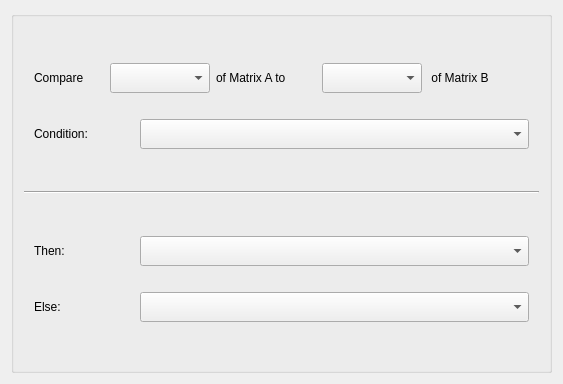
<?xml version="1.0" encoding="UTF-8"?>
<ui version="4.0">
 <class>ConditionalMatrixDialog</class>
 <widget class="QDialog" name="ConditionalMatrixDialog">
  <property name="geometry">
   <rect>
    <x>0</x>
    <y>0</y>
    <width>563</width>
    <height>384</height>
   </rect>
  </property>
  <property name="sizePolicy">
   <sizepolicy hsizetype="Preferred" vsizetype="Preferred">
    <horstretch>0</horstretch>
    <verstretch>0</verstretch>
   </sizepolicy>
  </property>
  <property name="minimumSize">
   <size>
    <width>560</width>
    <height>370</height>
   </size>
  </property>
  <property name="windowTitle">
   <string>Dialog</string>
  </property>
  <property name="windowOpacity">
   <double>1.000000000000000</double>
  </property>
  <layout class="QVBoxLayout" name="verticalLayout">
   <item>
    <widget class="QGroupBox" name="orderBox">
     <property name="sizePolicy">
      <sizepolicy hsizetype="Minimum" vsizetype="Minimum">
       <horstretch>0</horstretch>
       <verstretch>0</verstretch>
      </sizepolicy>
     </property>
     <property name="minimumSize">
      <size>
       <width>350</width>
       <height>100</height>
      </size>
     </property>
     <property name="layoutDirection">
      <enum>Qt::LeftToRight</enum>
     </property>
     <property name="alignment">
      <set>Qt::AlignLeading|Qt::AlignLeft|Qt::AlignVCenter</set>
     </property>
     <layout class="QVBoxLayout" name="verticalLayout_3">
      <property name="leftMargin">
       <number>10</number>
      </property>
      <property name="topMargin">
       <number>10</number>
      </property>
      <property name="rightMargin">
       <number>10</number>
      </property>
      <property name="bottomMargin">
       <number>10</number>
      </property>
      <item>
       <layout class="QVBoxLayout" name="Inputlayout">
        <property name="leftMargin">
         <number>0</number>
        </property>
        <property name="topMargin">
         <number>0</number>
        </property>
        <property name="rightMargin">
         <number>0</number>
        </property>
        <property name="bottomMargin">
         <number>0</number>
        </property>
        <item>
         <layout class="QHBoxLayout" name="firstin_layout">
          <property name="leftMargin">
           <number>10</number>
          </property>
          <property name="topMargin">
           <number>10</number>
          </property>
          <property name="rightMargin">
           <number>10</number>
          </property>
          <property name="bottomMargin">
           <number>10</number>
          </property>
          <item>
           <widget class="QLabel" name="label">
            <property name="maximumSize">
             <size>
              <width>70</width>
              <height>30</height>
             </size>
            </property>
            <property name="text">
             <string>Compare</string>
            </property>
           </widget>
          </item>
          <item>
           <widget class="QComboBox" name="valueBox_1_">
            <property name="maximumSize">
             <size>
              <width>100</width>
              <height>30</height>
             </size>
            </property>
           </widget>
          </item>
          <item>
           <widget class="QLabel" name="mata_">
            <property name="maximumSize">
             <size>
              <width>100</width>
              <height>30</height>
             </size>
            </property>
            <property name="text">
             <string>of Matrix A to </string>
            </property>
           </widget>
          </item>
          <item>
           <widget class="QComboBox" name="valueBox_2_">
            <property name="maximumSize">
             <size>
              <width>100</width>
              <height>30</height>
             </size>
            </property>
           </widget>
          </item>
          <item>
           <widget class="QLabel" name="matb_">
            <property name="maximumSize">
             <size>
              <width>16777215</width>
              <height>30</height>
             </size>
            </property>
            <property name="text">
             <string> of Matrix B</string>
            </property>
           </widget>
          </item>
         </layout>
        </item>
        <item>
         <layout class="QHBoxLayout" name="horizontalLayout_2">
          <property name="leftMargin">
           <number>10</number>
          </property>
          <property name="topMargin">
           <number>10</number>
          </property>
          <property name="rightMargin">
           <number>10</number>
          </property>
          <property name="bottomMargin">
           <number>10</number>
          </property>
          <item>
           <widget class="QLabel" name="label_4">
            <property name="maximumSize">
             <size>
              <width>100</width>
              <height>30</height>
             </size>
            </property>
            <property name="text">
             <string>Condition:</string>
            </property>
           </widget>
          </item>
          <item>
           <widget class="QComboBox" name="conditionBox_">
            <property name="maximumSize">
             <size>
              <width>16777215</width>
              <height>30</height>
             </size>
            </property>
           </widget>
          </item>
         </layout>
        </item>
       </layout>
      </item>
      <item>
       <widget class="Line" name="line_2">
        <property name="orientation">
         <enum>Qt::Horizontal</enum>
        </property>
       </widget>
      </item>
      <item>
       <layout class="QVBoxLayout" name="outputlayout">
        <property name="leftMargin">
         <number>0</number>
        </property>
        <property name="topMargin">
         <number>0</number>
        </property>
        <property name="rightMargin">
         <number>0</number>
        </property>
        <property name="bottomMargin">
         <number>0</number>
        </property>
        <item>
         <layout class="QHBoxLayout" name="horizontalLayout_3">
          <property name="leftMargin">
           <number>10</number>
          </property>
          <property name="topMargin">
           <number>10</number>
          </property>
          <property name="rightMargin">
           <number>10</number>
          </property>
          <property name="bottomMargin">
           <number>10</number>
          </property>
          <item>
           <widget class="QLabel" name="label_5">
            <property name="maximumSize">
             <size>
              <width>100</width>
              <height>30</height>
             </size>
            </property>
            <property name="text">
             <string>Then:</string>
            </property>
           </widget>
          </item>
          <item>
           <widget class="QComboBox" name="thenBox_">
            <property name="maximumSize">
             <size>
              <width>16777215</width>
              <height>30</height>
             </size>
            </property>
           </widget>
          </item>
         </layout>
        </item>
        <item>
         <layout class="QHBoxLayout" name="horizontalLayout_4">
          <property name="leftMargin">
           <number>10</number>
          </property>
          <property name="topMargin">
           <number>10</number>
          </property>
          <property name="rightMargin">
           <number>10</number>
          </property>
          <property name="bottomMargin">
           <number>10</number>
          </property>
          <item>
           <widget class="QLabel" name="label_6">
            <property name="maximumSize">
             <size>
              <width>100</width>
              <height>30</height>
             </size>
            </property>
            <property name="text">
             <string>Else:</string>
            </property>
           </widget>
          </item>
          <item>
           <widget class="QComboBox" name="elseBox_">
            <property name="maximumSize">
             <size>
              <width>16777215</width>
              <height>30</height>
             </size>
            </property>
           </widget>
          </item>
         </layout>
        </item>
       </layout>
      </item>
     </layout>
    </widget>
   </item>
  </layout>
 </widget>
 <resources/>
 <connections/>
</ui>
